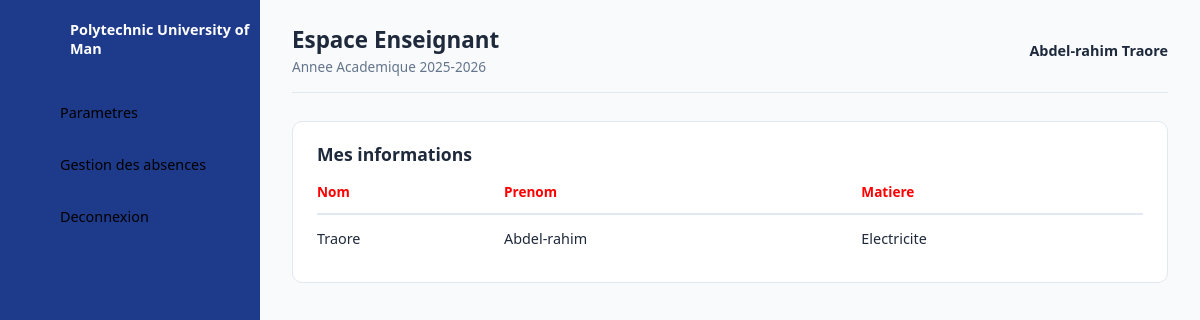
Screenshot of /dashboardteacher/ (signed in) with the database file from the repository.
### new_project/models.py (models this page shows, shortened)
class Professeur (models.Model):
    nom=models.CharField(max_length=100)
    prenom =models.CharField(max_length=100)
    age=models.IntegerField(default=0)
    classe = models.ForeignKey(Classes, on_delete=models.SET_NULL,null=True,blank=True)
    matiere =models.ForeignKey (Matieres, on_delete=models.SET_NULL,null=True, blank=True)
    id_user =models.OneToOneField(Utilisateur, on_delete=models.CASCADE, related_name='professeur' , null=True )
    class Meta:
        verbose_name = "Professeur"
        verbose_name_plural = "Professeurs"

class Matieres (models.Model):
    nom=models.CharField(max_length=50)
    class Meta:
        verbose_name = "Matière"
        verbose_name_plural = "Matieres"

### pages/views.py (the view)
# urls.py: path("dashboardteacher/", dashboardteacher,name="dashboardteacher"),
def dashboardteacher(request):
    professeur = get_object_or_404(Professeur, id_user=request.user)
    context = {"professeur": professeur
               }
    return render(request, "dashboardteacher/dashboardteacher.html", context)

### templates/dashboardteacher/dashboardteacher.html (shortened to what this page needs)
{% load static %}
<!DOCTYPE html>
<html lang="fr">
<head>
    <link rel="stylesheet" href="{% static 'css/dashboardadmin.css' %}?v=2.0">
</head>
<body>
    <div class="container">
        <aside class="navigation">
            <ul>
                <li class="brand">
                    <a href="#">
                        <span class="titre">Polytechnic University of Man</span>
                    </a>
                </li>
                <li>
                    <a href="{% url 'parametresteacher' %}">
                        <span class="titre">Parametres</span>
                    </a>
                </li>
                 <li>
                    <a href="{% url 'absences' %}">
                        <span class="titre">Gestion des absences</span>
                    </a>
                <li class="logout">
                    <a href="{% url 'deconnexion' %}">
                        <span class="titre">Deconnexion</span>
                    </a>
                </li>
            </ul>
        </aside>
        <main class="main-content">
            <header class="topbar">
                <div>
                    <h2>Espace Enseignant</h2>
                    <p class="subtitle">Annee Academique 2025-2026</p>
                </div>
                <div class="user-profile">
                    <span>{{ professeur.prenom }} {{ professeur.nom }}</span>
                </div>
            </header>
            <section class="details">
                <div class="recent-orders">
                    <div class="card-header">
                        <h3>Mes informations</h3>
                    </div>
                    <table>
                        <thead>
                            <tr>
                                <td class="lock">Nom</td>
                                <td class="lock">Prenom</td>
                                <td class="lock">Matiere</td>
                            </tr>
                        </thead>
                        <tbody>
                            {% if professeur %}
                            <tr>
                                <td>{{ professeur.nom }}</td>
                                <td>{{ professeur.prenom }}</td>
                                <td>{{ professeur.matiere.nom }}</td>
                            </tr>
                            {% else %}
                            <tr>
                                <td colspan="3">Aucune information trouvée pour cet enseignant.</td>
                            </tr>
                            {% endif %}
                        </tbody>
                    </table>
                </div>
            </section>
        </main>
    </div>
</body>
</html>

### static/css/dashboardadmin.css (style rules this page uses)
* { margin: 0; padding: 0; box-sizing: border-box; font-family: 'Segoe UI', system-ui, -apple-system, Roboto, sans-serif; }
:root { --primary-color: #1e3a8a; --accent-color: #2563eb; --white: #ffffff; --gray-bg: #f8fafc; --text-main: #1e293b; --text-muted: #64748b; --border-color: #e2e8f0; }
body { min-height: 100vh; background-color: var(--gray-bg); }
.container { display: flex; width: 100%; }
.navigation { width: 260px; height: 100vh; background-color: var(--primary-color); position: fixed; left: 0; top: 0; display: flex; flex-direction: column; }
.navigation ul { list-style: none; padding-top: 15px; width: 100%; }
.navigation ul li { position: relative; width: 100%; margin-bottom: 4px; }
.navigation ul li.brand { margin-bottom: 25px; padding-left: 10px; }
.navigation ul li.brand a { font-weight: 700; font-size: 1.1rem; color: var(--white); }
.navigation ul li a { display: flex; align-items: center; text-decoration: none; color: black; height: 48px; padding-left: 20px; transition: all 0.2s ease; border-top-left-radius: 8px; border-bottom-left-radius: 8px; }
.navigation ul li a .titre { font-size: 0.9rem; }
.navigation ul li.logout { margin-top: auto; margin-bottom: 20px; }
.main-content { margin-left: 260px; width: calc(100% - 260px); padding: 24px 32px; }
.topbar { display: flex; justify-content: space-between; align-items: center; padding-bottom: 16px; border-bottom: 1px solid var(--border-color); }
.topbar h2 { color: var(--text-main); font-size: 1.4rem; }
.topbar .subtitle { color: var(--text-muted); font-size: 0.85rem; margin-top: 2px; }
.user-profile { display: flex; align-items: center; gap: 8px; font-weight: 600; color: var(--primary-color); font-size: 1.3rem; }
.user-profile span { font-size: 0.9rem; color: var(--text-main); }
.details { margin-top: 28px; }
.recent-orders { background: var(--white); padding: 20px 24px; border-radius: 10px; border: 1px solid var(--border-color); }
.card-header { display: flex; justify-content: space-between; align-items: center; margin-bottom: 16px; }
.card-header h3 { color: var(--text-main); font-size: 1.1rem; }
table { width: 100%; border-collapse: collapse; }
table thead td { font-weight: 600; color: black; padding-bottom: 12px; font-size: 0.85rem; border-bottom: 2px solid var(--border-color); }
.lock { color: red; }
table tbody tr { border-bottom: 1px solid var(--border-color); }
table tbody tr:last-child { border-bottom: none; }
table tbody td { padding: 14px 0; font-size: 0.9rem; color: var(--text-main); }

### rows the page displays
Professeur: prenom "Abdel-rahim", nom "Traore", matiere.nom "Electricite"
